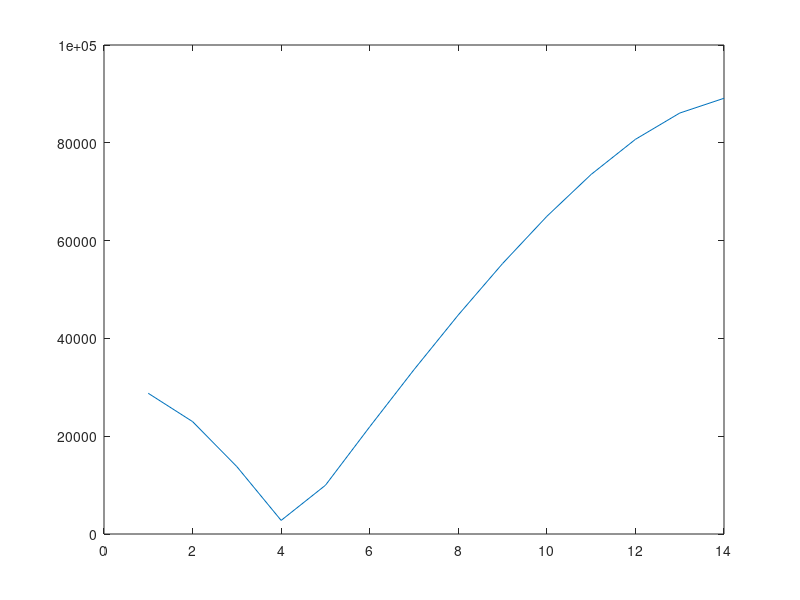

This figure's MATLAB source:
clc; clear; close all;
format longG;
r=0.24;
x=350;
y=4;
N=14;
for k=1:N
    if k==1
        A(k)=0;
        B(k)=1;
        T(k)=(x*(((A(k)/x)^y-(log(r)/B(k)))^(1/y)))-A(k);
        continue
    end
    g=k-1;
    ak(k)=g/(3*g+1);
    A(k)=A(k-1)+(T(k-1)*ak(k));
    bk(k)=(4*g+1)/(3*g+1);
    B(k)=B(k-1)*bk(k);
    T(k)=(x*(((A(k)/x)^y-(log(r)/B(k)))^(1/y)))-A(k);
end
TT=zeros(1,N);
TT(1)=T(1);
for k=1:N
    if k>1
        TT(k)=T(k)+TT(k-1);
    end
end
L=1460 %days of lease
Cf=100;
a=100;
b=50;
t=0.0001:0.0001:L;
hh=(y/x).*(t/x).^(y-1);
h0=@(ts) (y/x).*(ts/x).^(y-1);
D=integral(h0,0,L);
%%%%%%%%%%%%%%%%%%%%%%%%%%%%%%%%%%%%%%%%%%%%%%%%%%%%%%%%%%%%%%%%%%%%%%
for i=1:N
    tk(i)=round(TT(i)*10000);
end
for i=1:N    
%{
 if i==1
        h(i)=B(i)*h0(A(i)+t(1));
        hk(i)=hh(tk(i));
        d(i)=hk(i)-h(i);
    elseif i>1
        h(i)=B(i)*h0(A(i)+t(1));
        hk(i)=hh(tk(i));
        d(i)=hk(i)-h(i);
 
%}
    if i==1
        h(i)=B(i)*h0(A(i)+t(1));
        p(i)=hh(tk(i));
        d(i)=p(i)-h(i);
    elseif i>1
        h(i)=B(i)*h0(A(i)+t(1));
        p(i)=hh(tk(i));
        d(i)=p(i)-h(i);
    end
end
for i=1:N
    if i==1
        s1(i)=d(i)*(L-TT(i));
        s2(i)=a+b*d(i);
        J(i)=Cf*abs(D-s1(i))+s2(i);
    elseif i>1
        s1(i)=d(i)*(L-TT(i))+s1(i-1);
        s2(i)=a+b*d(i)+s2(i-1);
        J(i)=Cf*abs(D-s1(i))+s2(i);
    end
end
plot(1:N,J) 
